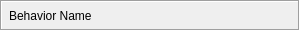
<?xml version="1.0" encoding="UTF-8"?>
<ui version="4.0">
 <class>Frame</class>
 <widget class="QFrame" name="Frame">
  <property name="geometry">
   <rect>
    <x>0</x>
    <y>0</y>
    <width>300</width>
    <height>31</height>
   </rect>
  </property>
  <property name="windowTitle">
   <string>Frame</string>
  </property>
  <property name="autoFillBackground">
   <bool>true</bool>
  </property>
  <property name="styleSheet">
   <string notr="true"/>
  </property>
  <property name="frameShape">
   <enum>QFrame::Box</enum>
  </property>
  <property name="frameShadow">
   <enum>QFrame::Sunken</enum>
  </property>
  <layout class="QHBoxLayout" name="horizontalLayout">
   <property name="leftMargin">
    <number>6</number>
   </property>
   <property name="topMargin">
    <number>2</number>
   </property>
   <property name="rightMargin">
    <number>2</number>
   </property>
   <property name="bottomMargin">
    <number>2</number>
   </property>
   <item>
    <widget class="QPushButton" name="LabelButton">
     <property name="enabled">
      <bool>true</bool>
     </property>
     <property name="sizePolicy">
      <sizepolicy hsizetype="Minimum" vsizetype="Minimum">
       <horstretch>0</horstretch>
       <verstretch>0</verstretch>
      </sizepolicy>
     </property>
     <property name="autoFillBackground">
      <bool>false</bool>
     </property>
     <property name="styleSheet">
      <string notr="true">font: 9pt &quot;MS Shell Dlg 2&quot;; text-align:left;</string>
     </property>
     <property name="text">
      <string>Behavior Name</string>
     </property>
     <property name="checkable">
      <bool>false</bool>
     </property>
     <property name="checked">
      <bool>false</bool>
     </property>
     <property name="default">
      <bool>false</bool>
     </property>
     <property name="flat">
      <bool>true</bool>
     </property>
    </widget>
   </item>
  </layout>
 </widget>
 <resources/>
 <connections/>
</ui>
